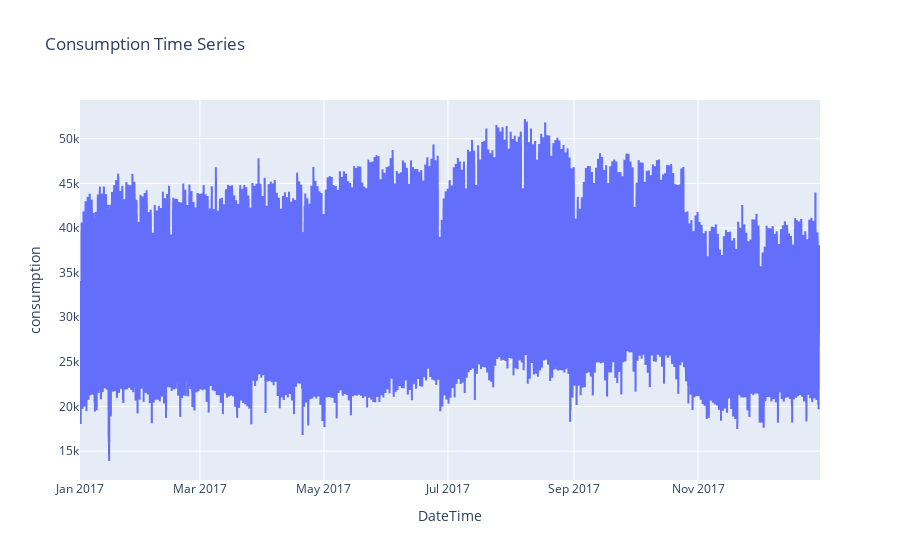

Write notebook code for a chart like this one.
### Code cell
fig=px.line(df,y='consumption',title='Consumption Time Series')
fig.show()

### Figure 1 — Plotly figure (JSON) as saved in the notebook; plotly's stock layout.template omitted (floating-point values rounded to 4 significant figures; data arrays with more than 128 entries replaced by an {"elided": "..."} marker saying what was removed)
{"data": [{"hovertemplate": "DateTime=%{x}<br>consumption=%{y}<extra></extra>", "legendgroup": "", "line": {"color": "#636efa", "dash": "solid"}, "marker": {"symbol": "circle"}, "mode": "lines", "name": "", "showlegend": false, "type": "scattergl", "x": {"elided": "52416 str values"}, "xaxis": "x", "y": {"elided": "52416 float values"}, "yaxis": "y"}], "layout": {"legend": {"tracegroupgap": 0}, "title": {"text": "Consumption Time Series"}, "xaxis": {"anchor": "y", "domain": [0, 1], "title": {"text": "DateTime"}}, "yaxis": {"anchor": "x", "domain": [0, 1], "title": {"text": "consumption"}}}}
